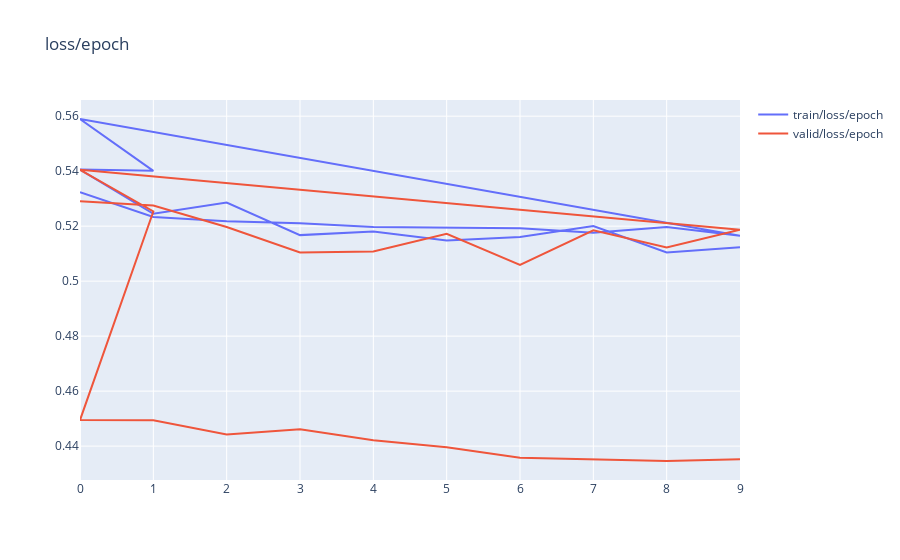

Here is the notebook cell this chart was saved with:
### Markdown cell above
### Visualization

### Code cell
from catalyst.dl.utils import UtilsFactory
# you can use plotly and tensorboard to plot metrics inside jupyter
# by default it only plots loss
# not sure if it correctly works in Colab
UtilsFactory.plot_metrics(logdir=logdir)

### Figure 1 — Plotly figure (JSON) as saved in the notebook; plotly's stock layout.template omitted (floating-point values rounded to 4 significant figures)
{"data": [{"name": "train/loss/epoch", "x": [0, 1, 2, 3, 4, 5, 6, 7, 8, 9, 0, 1, 0, 1, 2, 3, 4, 5, 6, 7, 8, 9], "y": [0.5323, 0.5234, 0.5218, 0.521, 0.5197, 0.5195, 0.5193, 0.5176, 0.5197, 0.5165, 0.559, 0.5401, 0.5406, 0.5245, 0.5286, 0.5167, 0.5181, 0.5147, 0.5161, 0.5201, 0.5105, 0.5124], "type": "scatter"}, {"name": "valid/loss/epoch", "x": [0, 1, 2, 3, 4, 5, 6, 7, 8, 9, 0, 1, 0, 1, 2, 3, 4, 5, 6, 7, 8, 9], "y": [0.529, 0.5275, 0.5197, 0.5104, 0.5108, 0.5172, 0.5059, 0.5185, 0.5122, 0.5187, 0.5405, 0.5253, 0.4495, 0.4494, 0.4442, 0.4462, 0.4421, 0.4396, 0.4357, 0.4352, 0.4346, 0.4353], "type": "scatter"}], "layout": {"title": {"text": "loss/epoch"}, "yaxis": {"hoverformat": ".5f"}}}
